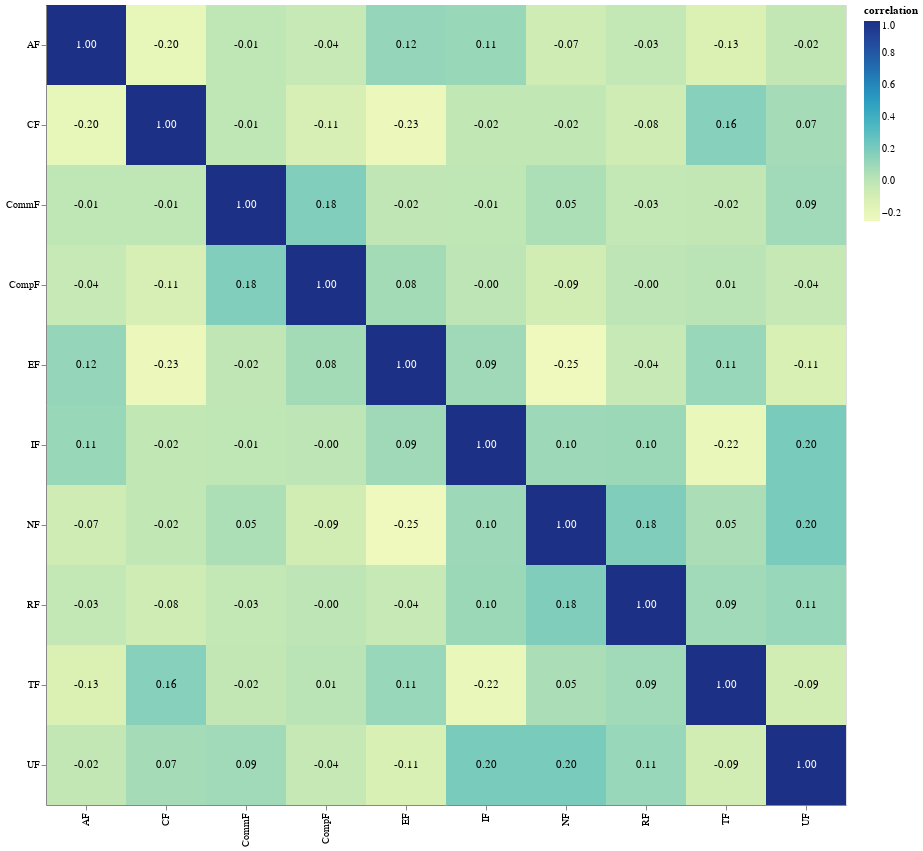

Notebook cell for this chart:
### Markdown cell above
## Cross Frontier Interest

For the purposes of cross-frontier discussions, it would be good to understand the correlations between the primary selected frontiers.

### Code cell
cor_data = (
    survey[['frontier_EF', 'frontier_CF', 'frontier_NF', 'frontier_TF', 'frontier_CompF', 'frontier_RF', 'frontier_IF', 'frontier_AF', 'frontier_CommF', 'frontier_UF']]
    .rename(columns={
        'frontier_EF': 'EF',
        'frontier_CF': 'CF',
        'frontier_NF': 'NF',
        'frontier_TF': 'TF',
        'frontier_CompF': "CompF",
        'frontier_RF': "RF",
        'frontier_IF': "IF",
        'frontier_AF': "AF",
        'frontier_CommF': "CommF",
        'frontier_UF': "UF"
    })
    .corr()
    .stack()
    .reset_index()
    .rename(columns={'level_0': 'frontier1', 'level_1': 'frontier2', 0: 'correlation'})
)
cor_data['correlation_label'] = cor_data['correlation'].map('{:.2f}'.format)

base = alt.Chart(cor_data, width=800, height=800).encode(
    x=alt.X('frontier1:O', title=""),
    y=alt.Y('frontier2:O', title="")    
)

# Text layer with correlation labels
# Colors are for easier readability
text = base.mark_text().encode(
    text='correlation_label',
    color=alt.condition(
        alt.datum.correlation > 0.5, 
        alt.value('white'),
        alt.value('black')
    )
)

# The correlation heatmap itself
cor_plot = base.mark_rect().encode(
    color='correlation:Q'
)

cor_plot + text # The '+' means overlaying the text and rect layer

### Figure 1 — Vega-Lite specification as saved in the notebook (floating-point values rounded to 4 significant figures)
{"config": {"view": {"continuousWidth": 400, "continuousHeight": 300}}, "layer": [{"mark": "rect", "encoding": {"color": {"field": "correlation", "type": "quantitative"}, "x": {"field": "frontier1", "title": "", "type": "ordinal"}, "y": {"field": "frontier2", "title": "", "type": "ordinal"}}, "height": 800, "width": 800}, {"mark": "text", "encoding": {"color": {"condition": {"value": "white", "test": "(datum.correlation > 0.5)"}, "value": "black"}, "text": {"field": "correlation_label", "type": "nominal"}, "x": {"field": "frontier1", "title": "", "type": "ordinal"}, "y": {"field": "frontier2", "title": "", "type": "ordinal"}}, "height": 800, "width": 800}], "data": {"name": "data-dfb3887efba6051f8d96616f740dfbc3"}, "$schema": "https://vega.github.io/schema/vega-lite/v4.17.0.json", "datasets": {"data-dfb3887efba6051f8d96616f740dfbc3": [{"frontier1": "EF", "frontier2": "EF", "correlation": 1.0, "correlation_label": "1.00"}, {"frontier1": "EF", "frontier2": "CF", "correlation": -0.2264, "correlation_label": "-0.23"}, {"frontier1": "EF", "frontier2": "NF", "correlation": -0.2518, "correlation_label": "-0.25"}, {"frontier1": "EF", "frontier2": "TF", "correlation": 0.1118, "correlation_label": "0.11"}, {"frontier1": "EF", "frontier2": "CompF", "correlation": 0.07665, "correlation_label": "0.08"}, {"frontier1": "EF", "frontier2": "RF", "correlation": -0.0429, "correlation_label": "-0.04"}, {"frontier1": "EF", "frontier2": "IF", "correlation": 0.08951, "correlation_label": "0.09"}, {"frontier1": "EF", "frontier2": "AF", "correlation": 0.1211, "correlation_label": "0.12"}, {"frontier1": "EF", "frontier2": "CommF", "correlation": -0.01523, "correlation_label": "-0.02"}, {"frontier1": "EF", "frontier2": "UF", "correlation": -0.1149, "correlation_label": "-0.11"}, {"frontier1": "CF", "frontier2": "EF", "correlation": -0.2264, "correlation_label": "-0.23"}, {"frontier1": "CF", "frontier2": "CF", "correlation": 1.0, "correlation_label": "1.00"}, {"frontier1": "CF", "frontier2": "NF", "correlation": -0.01962, "correlation_label": "-0.02"}, {"frontier1": "CF", "frontier2": "TF", "correlation": 0.1628, "correlation_label": "0.16"}, {"frontier1": "CF", "frontier2": "CompF", "correlation": -0.109, "correlation_label": "-0.11"}, {"frontier1": "CF", "frontier2": "RF", "correlation": -0.07823, "correlation_label": "-0.08"}, {"frontier1": "CF", "frontier2": "IF", "correlation": -0.01925, "correlation_label": "-0.02"}, {"frontier1": "CF", "frontier2": "AF", "correlation": -0.1995, "correlation_label": "-0.20"}, {"frontier1": "CF", "frontier2": "CommF", "correlation": -0.008697, "correlation_label": "-0.01"}, {"frontier1": "CF", "frontier2": "UF", "correlation": 0.07229, "correlation_label": "0.07"}, {"frontier1": "NF", "frontier2": "EF", "correlation": -0.2518, "correlation_label": "-0.25"}, {"frontier1": "NF", "frontier2": "CF", "correlation": -0.01962, "correlation_label": "-0.02"}, {"frontier1": "NF", "frontier2": "NF", "correlation": 1.0, "correlation_label": "1.00"}, {"frontier1": "NF", "frontier2": "TF", "correlation": 0.05499, "correlation_label": "0.05"}, {"frontier1": "NF", "frontier2": "CompF", "correlation": -0.08703, "correlation_label": "-0.09"}, {"frontier1": "NF", "frontier2": "RF", "correlation": 0.1827, "correlation_label": "0.18"}, {"frontier1": "NF", "frontier2": "IF", "correlation": 0.09667, "correlation_label": "0.10"}, {"frontier1": "NF", "frontier2": "AF", "correlation": -0.07439, "correlation_label": "-0.07"}, {"frontier1": "NF", "frontier2": "CommF", "correlation": 0.04765, "correlation_label": "0.05"}, {"frontier1": "NF", "frontier2": "UF", "correlation": 0.2012, "correlation_label": "0.20"}, {"frontier1": "TF", "frontier2": "EF", "correlation": 0.1118, "correlation_label": "0.11"}, {"frontier1": "TF", "frontier2": "CF", "correlation": 0.1628, "correlation_label": "0.16"}, {"frontier1": "TF", "frontier2": "NF", "correlation": 0.05499, "correlation_label": "0.05"}, {"frontier1": "TF", "frontier2": "TF", "correlation": 1.0, "correlation_label": "1.00"}, {"frontier1": "TF", "frontier2": "CompF", "correlation": 0.008042, "correlation_label": "0.01"}, {"frontier1": "TF", "frontier2": "RF", "correlation": 0.08761, "correlation_label": "0.09"}, {"frontier1": "TF", "frontier2": "IF", "correlation": -0.2199, "correlation_label": "-0.22"}, {"frontier1": "TF", "frontier2": "AF", "correlation": -0.1274, "correlation_label": "-0.13"}, {"frontier1": "TF", "frontier2": "CommF", "correlation": -0.02339, "correlation_label": "-0.02"}, {"frontier1": "TF", "frontier2": "UF", "correlation": -0.08546, "correlation_label": "-0.09"}, {"frontier1": "CompF", "frontier2": "EF", "correlation": 0.07665, "correlation_label": "0.08"}, {"frontier1": "CompF", "frontier2": "CF", "correlation": -0.109, "correlation_label": "-0.11"}, {"frontier1": "CompF", "frontier2": "NF", "correlation": -0.08703, "correlation_label": "-0.09"}, {"frontier1": "CompF", "frontier2": "TF", "correlation": 0.008042, "correlation_label": "0.01"}, {"frontier1": "CompF", "frontier2": "CompF", "correlation": 1.0, "correlation_label": "1.00"}, {"frontier1": "CompF", "frontier2": "RF", "correlation": -0.004867, "correlation_label": "-0.00"}, {"frontier1": "CompF", "frontier2": "IF", "correlation": -0.002286, "correlation_label": "-0.00"}, {"frontier1": "CompF", "frontier2": "AF", "correlation": -0.04297, "correlation_label": "-0.04"}, {"frontier1": "CompF", "frontier2": "CommF", "correlation": 0.1808, "correlation_label": "0.18"}, {"frontier1": "CompF", "frontier2": "UF", "correlation": -0.03528, "correlation_label": "-0.04"}, {"frontier1": "RF", "frontier2": "EF", "correlation": -0.0429, "correlation_label": "-0.04"}, {"frontier1": "RF", "frontier2": "CF", "correlation": -0.07823, "correlation_label": "-0.08"}, {"frontier1": "RF", "frontier2": "NF", "correlation": 0.1827, "correlation_label": "0.18"}, {"frontier1": "RF", "frontier2": "TF", "correlation": 0.08761, "correlation_label": "0.09"}, {"frontier1": "RF", "frontier2": "CompF", "correlation": -0.004867, "correlation_label": "-0.00"}, {"frontier1": "RF", "frontier2": "RF", "correlation": 1.0, "correlation_label": "1.00"}, {"frontier1": "RF", "frontier2": "IF", "correlation": 0.101, "correlation_label": "0.10"}, {"frontier1": "RF", "frontier2": "AF", "correlation": -0.02628, "correlation_label": "-0.03"}, {"frontier1": "RF", "frontier2": "CommF", "correlation": -0.027, "correlation_label": "-0.03"}, {"frontier1": "RF", "frontier2": "UF", "correlation": 0.1115, "correlation_label": "0.11"}, {"frontier1": "IF", "frontier2": "EF", "correlation": 0.08951, "correlation_label": "0.09"}, {"frontier1": "IF", "frontier2": "CF", "correlation": -0.01925, "correlation_label": "-0.02"}, {"frontier1": "IF", "frontier2": "NF", "correlation": 0.09667, "correlation_label": "0.10"}, {"frontier1": "IF", "frontier2": "TF", "correlation": -0.2199, "correlation_label": "-0.22"}, {"frontier1": "IF", "frontier2": "CompF", "correlation": -0.002286, "correlation_label": "-0.00"}, {"frontier1": "IF", "frontier2": "RF", "correlation": 0.101, "correlation_label": "0.10"}, {"frontier1": "IF", "frontier2": "IF", "correlation": 1.0, "correlation_label": "1.00"}, {"frontier1": "IF", "frontier2": "AF", "correlation": 0.1096, "correlation_label": "0.11"}, {"frontier1": "IF", "frontier2": "CommF", "correlation": -0.008477, "correlation_label": "-0.01"}, {"frontier1": "IF", "frontier2": "UF", "correlation": 0.2032, "correlation_label": "0.20"}, {"frontier1": "AF", "frontier2": "EF", "correlation": 0.1211, "correlation_label": "0.12"}, {"frontier1": "AF", "frontier2": "CF", "correlation": -0.1995, "correlation_label": "-0.20"}, {"frontier1": "AF", "frontier2": "NF", "correlation": -0.07439, "correlation_label": "-0.07"}, {"frontier1": "AF", "frontier2": "TF", "correlation": -0.1274, "correlation_label": "-0.13"}, {"frontier1": "AF", "frontier2": "CompF", "correlation": -0.04297, "correlation_label": "-0.04"}, {"frontier1": "AF", "frontier2": "RF", "correlation": -0.02628, "correlation_label": "-0.03"}, {"frontier1": "AF", "frontier2": "IF", "correlation": 0.1096, "correlation_label": "0.11"}, {"frontier1": "AF", "frontier2": "AF", "correlation": 1.0, "correlation_label": "1.00"}, {"frontier1": "AF", "frontier2": "CommF", "correlation": -0.009197, "correlation_label": "-0.01"}, {"frontier1": "AF", "frontier2": "UF", "correlation": -0.02046, "correlation_label": "-0.02"}, {"frontier1": "CommF", "frontier2": "EF", "correlation": -0.01523, "correlation_label": "-0.02"}, {"frontier1": "CommF", "frontier2": "CF", "correlation": -0.008697, "correlation_label": "-0.01"}, {"frontier1": "CommF", "frontier2": "NF", "correlation": 0.04765, "correlation_label": "0.05"}, {"frontier1": "CommF", "frontier2": "TF", "correlation": -0.02339, "correlation_label": "-0.02"}, {"frontier1": "CommF", "frontier2": "CompF", "correlation": 0.1808, "correlation_label": "0.18"}, {"frontier1": "CommF", "frontier2": "RF", "correlation": -0.027, "correlation_label": "-0.03"}, {"frontier1": "CommF", "frontier2": "IF", "correlation": -0.008477, "correlation_label": "-0.01"}, {"frontier1": "CommF", "frontier2": "AF", "correlation": -0.009197, "correlation_label": "-0.01"}, {"frontier1": "CommF", "frontier2": "CommF", "correlation": 1.0, "correlation_label": "1.00"}, {"frontier1": "CommF", "frontier2": "UF", "correlation": 0.08729, "correlation_label": "0.09"}, {"frontier1": "UF", "frontier2": "EF", "correlation": -0.1149, "correlation_label": "-0.11"}, {"frontier1": "UF", "frontier2": "CF", "correlation": 0.07229, "correlation_label": "0.07"}, {"frontier1": "UF", "frontier2": "NF", "correlation": 0.2012, "correlation_label": "0.20"}, {"frontier1": "UF", "frontier2": "TF", "correlation": -0.08546, "correlation_label": "-0.09"}, {"frontier1": "UF", "frontier2": "CompF", "correlation": -0.03528, "correlation_label": "-0.04"}, {"frontier1": "UF", "frontier2": "RF", "correlation": 0.1115, "correlation_label": "0.11"}, {"frontier1": "UF", "frontier2": "IF", "correlation": 0.2032, "correlation_label": "0.20"}, {"frontier1": "UF", "frontier2": "AF", "correlation": -0.02046, "correlation_label": "-0.02"}, {"frontier1": "UF", "frontier2": "CommF", "correlation": 0.08729, "correlation_label": "0.09"}, {"frontier1": "UF", "frontier2": "UF", "correlation": 1.0, "correlation_label": "1.00"}]}}
